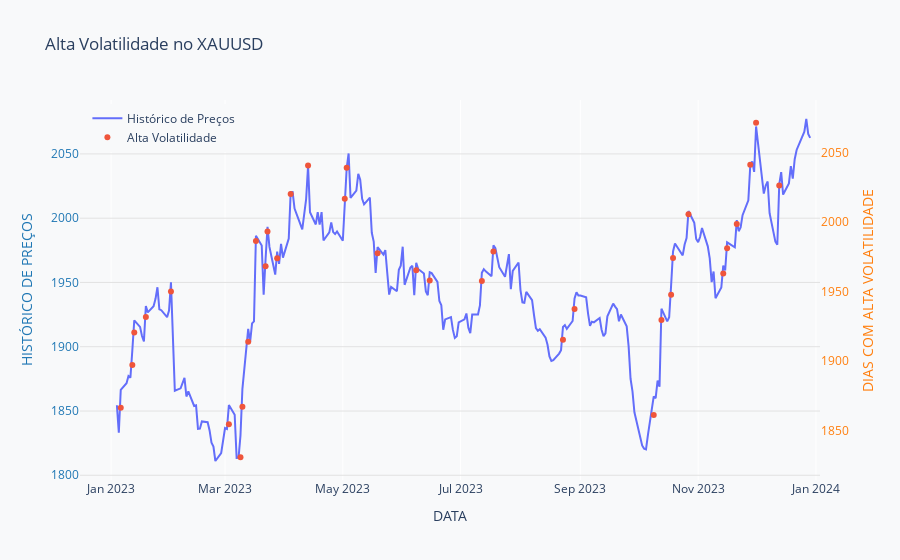

Notebook code cell kept with this figure:
### Markdown cell above
PERSONALIZAÇÃO DOS GRÁFICOS

### Code cell
fig_xau = go.Figure()
fig_xau.add_trace(go.Scatter(x=df_dxy_close['date'], y=df_dxy_close['close'], mode='lines', name='Índice do Dólar', yaxis='y1'))
fig_xau.add_trace(go.Scatter(x=df_xau_close['date'], y=df_xau_close['close'], mode='lines', name='Histórico XAUUSD', yaxis='y2'))
fig_xau.update_layout(
    title='DXY vs XAUUSD',
    xaxis_title='DATA',
    yaxis=dict(
        title='ÍNDICE DO DÓLAR',
        titlefont=dict(color='#1f77b4'),
        tickfont=dict(color='#1f77b4'),
        showgrid=True,
        gridwidth=1,
        gridcolor='#E2E2E2'
    ),
    yaxis2=dict(
        title='HISTÓRICO XAUUSD',
        titlefont=dict(color='#ff7f0e'),
        tickfont=dict(color='#ff7f0e'),
        overlaying='y',
        side='right',
        showgrid=False
    ),
    legend=dict(x=0.01, y=0.99),
    plot_bgcolor='#f8f9fa',
    paper_bgcolor='#f8f9fa'
)

fig_eur = go.Figure()
fig_eur.add_trace(go.Scatter(x=df_dxy_close['date'], y=df_dxy_close['close'], mode='lines', name='Índice do Dólar', yaxis='y1'))
fig_eur.add_trace(go.Scatter(x=df_eur_close['date'], y=df_eur_close['close'], mode='lines', name='Histórico EURUSD', yaxis='y2'))
fig_eur.update_layout(
    title='DXY vs EURUSD',
    xaxis_title='DATA',
    yaxis=dict(
        title='ÍNDICE DO DÓLAR',
        titlefont=dict(color='#1f77b4'),
        tickfont=dict(color='#1f77b4'),
        showgrid=True,
        gridwidth=1,
        gridcolor='#E2E2E2'
    ),
    yaxis2=dict(
        title='HISTÓRICO EURUSD',
        titlefont=dict(color='#ff7f0e'),
        tickfont=dict(color='#ff7f0e'),
        overlaying='y',
        side='right',
        showgrid=False
    ),
    legend=dict(x=0.01, y=0.99),
    plot_bgcolor='#f8f9fa',
    paper_bgcolor='#f8f9fa'
)

fig_gbp = go.Figure()
fig_gbp.add_trace(go.Scatter(x=df_dxy_close['date'], y=df_dxy_close['close'], mode='lines', name='Índice do Dólar', yaxis='y1'))
fig_gbp.add_trace(go.Scatter(x=df_gbp_close['date'], y=df_gbp_close['close'], mode='lines', name='Histórico GBPUSD', yaxis='y2'))
fig_gbp.update_layout(
    title='DXY vs GBPUSD',
    xaxis_title='DATA',
    yaxis=dict(
        title='ÍNDICE DO DÓLAR',
        titlefont=dict(color='#1f77b4'),
        tickfont=dict(color='#1f77b4'),
        showgrid=True,
        gridwidth=1,
        gridcolor='#E2E2E2'
    ),
    yaxis2=dict(
        title='HISTÓRICO GBPUSD',
        titlefont=dict(color='#ff7f0e'),
        tickfont=dict(color='#ff7f0e'),
        overlaying='y',
        side='right',
        showgrid=False
    ),
    legend=dict(x=0.01, y=0.99),
    plot_bgcolor='#f8f9fa',
    paper_bgcolor='#f8f9fa'
)

fig_aud = go.Figure()
fig_aud.add_trace(go.Scatter(x=df_dxy_close['date'], y=df_dxy_close['close'], mode='lines', name='Índice do Dólar', yaxis='y1'))
fig_aud.add_trace(go.Scatter(x=df_aud_close['date'], y=df_aud_close['close'], mode='lines', name='Histórico AUDUSD', yaxis='y2'))
fig_aud.update_layout(
    title='DXY vs AUDUSD',
    xaxis_title='DATA',
    yaxis=dict(
        title='ÍNDICE DO DÓLAR',
        titlefont=dict(color='#1f77b4'),
        tickfont=dict(color='#1f77b4'),
        showgrid=True,
        gridwidth=1,
        gridcolor='#E2E2E2'
    ),
    yaxis2=dict(
        title='HISTÓRICO AUDUSD',
        titlefont=dict(color='#ff7f0e'),
        tickfont=dict(color='#ff7f0e'),
        overlaying='y',
        side='right',
        showgrid=False
    ),
    legend=dict(x=0.01, y=0.99),
    plot_bgcolor='#f8f9fa',
    paper_bgcolor='#f8f9fa'
)

# figura ALTA VOLATILIDADE XAUUSD
fig_alta_volat = go.Figure()
fig_alta_volat.add_trace(go.Scatter(x=df_xau_close['date'], y=df_xau_close['close'], mode='lines', name='Histórico de Preços', yaxis='y1'))
fig_alta_volat.add_trace(go.Scatter(x=alta_volatilidade_xau['date'], y=alta_volatilidade_xau['close'], mode='markers', name='Alta Volatilidade', yaxis='y2'))
fig_alta_volat.update_layout(
    title='Alta Volatilidade no XAUUSD',
    xaxis_title='DATA',
    yaxis=dict(
        title='HISTÓRICO DE PREÇOS',
        titlefont=dict(color='#1f77b4'),
        tickfont=dict(color='#1f77b4'),
        showgrid=True,
        gridwidth=1,
        gridcolor='#E2E2E2'
    ),
    yaxis2=dict(
        title='DIAS COM ALTA VOLATILIDADE',
        titlefont=dict(color='#ff7f0e'),
        tickfont=dict(color='#ff7f0e'),
        overlaying='y',
        side='right',
        showgrid=False
    ),
    legend=dict(x=0.01, y=0.99),
    plot_bgcolor='#f8f9fa',
    paper_bgcolor='#f8f9fa'
)

### Figure 1 — Plotly figure (JSON) as saved in the notebook; plotly's stock layout.template omitted (floating-point values rounded to 4 significant figures; data arrays with more than 128 entries replaced by an {"elided": "..."} marker saying what was removed)
{"data": [{"mode": "lines", "name": "Histórico de Preços", "type": "scatter", "x": {"elided": "256 str values"}, "y": {"elided": "256 float values"}, "yaxis": "y"}, {"mode": "markers", "name": "Alta Volatilidade", "type": "scatter", "x": ["2023-01-06T00:00:00", "2023-01-12T00:00:00", "2023-01-13T00:00:00", "2023-01-19T00:00:00", "2023-02-01T00:00:00", "2023-03-03T00:00:00", "2023-03-09T00:00:00", "2023-03-10T00:00:00", "2023-03-13T00:00:00", "2023-03-17T00:00:00", "2023-03-22T00:00:00", "2023-03-23T00:00:00", "2023-03-28T00:00:00", "2023-04-04T00:00:00", "2023-04-13T00:00:00", "2023-05-02T00:00:00", "2023-05-03T00:00:00", "2023-05-19T00:00:00", "2023-06-08T00:00:00", "2023-06-15T00:00:00", "2023-07-12T00:00:00", "2023-07-18T00:00:00", "2023-08-23T00:00:00", "2023-08-29T00:00:00", "2023-10-09T00:00:00", "2023-10-13T00:00:00", "2023-10-18T00:00:00", "2023-10-19T00:00:00", "2023-10-27T00:00:00", "2023-11-14T00:00:00", "2023-11-16T00:00:00", "2023-11-21T00:00:00", "2023-11-28T00:00:00", "2023-12-01T00:00:00", "2023-12-13T00:00:00"], "y": [1866.0, 1897.0, 1921.0, 1932.0, 1950.0, 1855.0, 1831.0, 1867.0, 1914.0, 1986.0, 1968.0, 1993.0, 1974.0, 2020.0, 2041.0, 2017.0, 2039.0, 1978.0, 1965.0, 1958, 1958.0, 1979.0, 1915.0, 1938.0, 1861.0, 1930.0, 1948.0, 1974.0, 2006.0, 1963.0, 1981.0, 1999.0, 2041.0, 2071.0, 2026.0], "yaxis": "y2"}], "layout": {"legend": {"x": 0.01, "y": 0.99}, "paper_bgcolor": "#f8f9fa", "plot_bgcolor": "#f8f9fa", "title": {"text": "Alta Volatilidade no XAUUSD"}, "xaxis": {"title": {"text": "DATA"}}, "yaxis": {"gridcolor": "#E2E2E2", "gridwidth": 1, "showgrid": true, "tickfont": {"color": "#1f77b4"}, "title": {"font": {"color": "#1f77b4"}, "text": "HISTÓRICO DE PREÇOS"}}, "yaxis2": {"overlaying": "y", "showgrid": false, "side": "right", "tickfont": {"color": "#ff7f0e"}, "title": {"font": {"color": "#ff7f0e"}, "text": "DIAS COM ALTA VOLATILIDADE"}}}}
